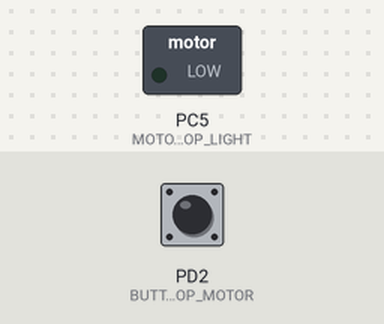
Bench run of a program on a simulated ATmega32, built with avr-gcc and emulated at 8 MHz (the files do not name the chip). Parts: switched loads named in the program (green lamp = pin HIGH). The test bench sets the inputs (shaded band); at power-on: PD2 (BUTTON_STOP_MOTOR) LOW.

Above: at 1.2 s.
1.3 s: PD2 (BUTTON_STOP_MOTOR) pulled HIGH for 0.15 s
At 2.1 s:
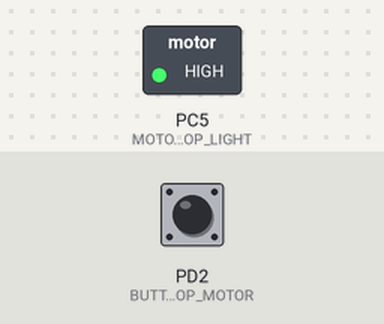
2.9 s: PD2 (BUTTON_STOP_MOTOR) pulled HIGH for 1 s
At 3.3 s:
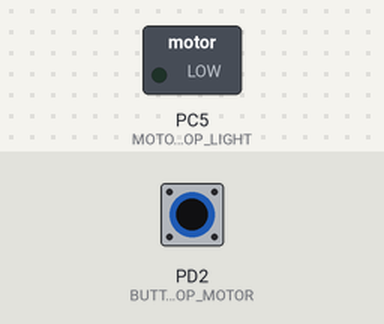
5.4 s: PD2 (BUTTON_STOP_MOTOR) pulled HIGH for 3.2 s
At 6.4 s:
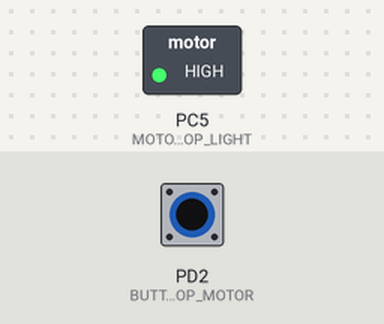
Timing chart, 0 to 8.4 s (numbered marks = the images above; inputs shaded):
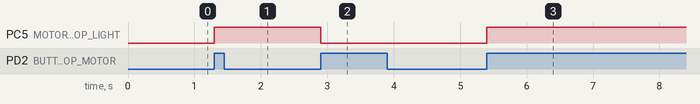

The program:

main.c
```c
/*
* stepper_first_experiment.c
*
* Created: 01.06.2020 22:48:19
* Author : bayre
*/

#define F_CPU 8000000UL
#include <avr/io.h>
#include <avr/interrupt.h>
#include <util/delay.h>
#include <string.h>

#define SetBit(x,y) (x|=(1<<y))
#define ClrBit(x,y) (x&=~(1<<y))
#define ToggleBit(x,y) (x^=(1<<y))
#define FlipBit(x,y) (x^=(1<<y)) // Same as ToggleBit.
#define TestBit(x,y) (x&(1<<y))

#define _BV(bit) (1 << (bit))

#define BUTTON_STOP_MOTOR PD2
#define MOTOR_STOP_LIGHT PC5

#define MOTO_FLAG _BV(0)
uint8_t button_flags = 0;

ISR(INT0_vect){
    button_flags = button_flags ^ 1;
}

uint8_t prev_flag = 0;

void doMotorLight(){
    if (prev_flag != button_flags){
        if (button_flags & MOTO_FLAG){
            SetBit(PORTC, MOTOR_STOP_LIGHT);
            } else {
            ClrBit(PORTC, MOTOR_STOP_LIGHT);
        }
        prev_flag = button_flags;
    }
}

int main(void)
{
    //âêëþ÷àåì âõîä äëß ÷òåíèß êíîïêè PD2
    ClrBit(DDRD, BUTTON_STOP_MOTOR);
    ClrBit(PORTD, BUTTON_STOP_MOTOR);
    //âêëþ÷àåì âûõîä, äëß óïðàâëåíèß äèîäîì PC5
    SetBit(DDRC, MOTOR_STOP_LIGHT);
    PORTC = 0;
    prev_flag = button_flags;
    // àäèì êíîïêó íà ïðåðûâàíèå
    SetBit(GICR, INT0);
    // îíôèãóðèðóåì ïðåðûâàíèå íà ïåðåõîä 0->1
    MCUCR |= _BV(ISC01) | _BV(ISC00);
    sei();
    while (1)
    {
        doMotorLight();
        _delay_ms(20);
    }
}
```

Measured:
- after the input at 1.3 s, PC5 (MOTOR_STOP_LIGHT): LOW → HIGH at once
- after the input at 2.9 s, PC5 (MOTOR_STOP_LIGHT): HIGH → LOW at once
- after the input at 5.4 s, PC5 (MOTOR_STOP_LIGHT): LOW → HIGH at once
